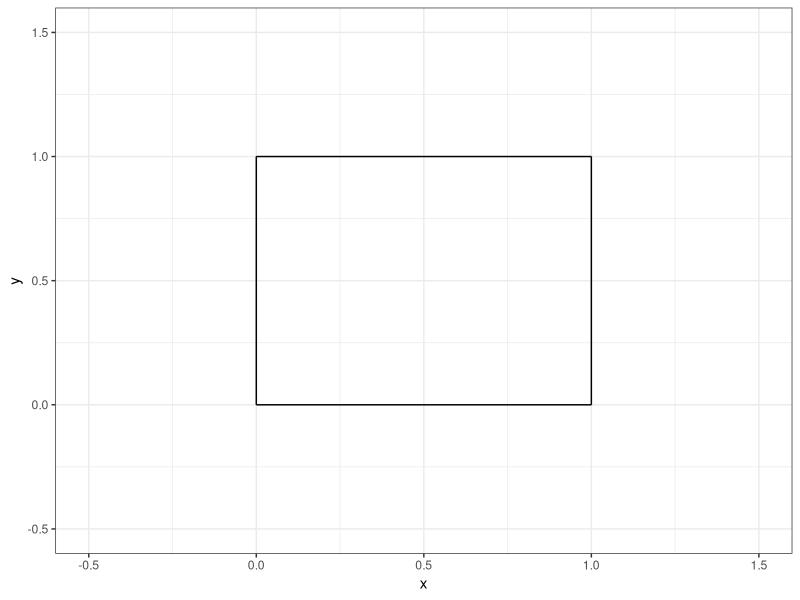
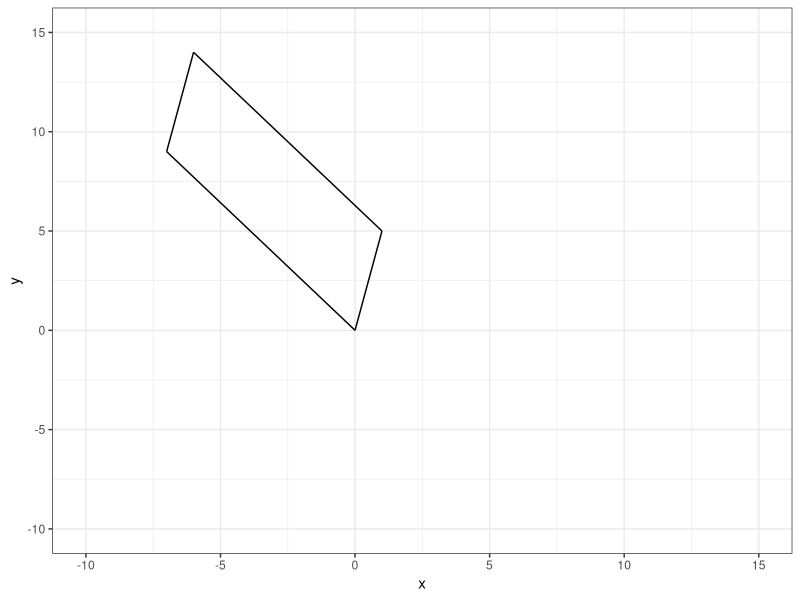
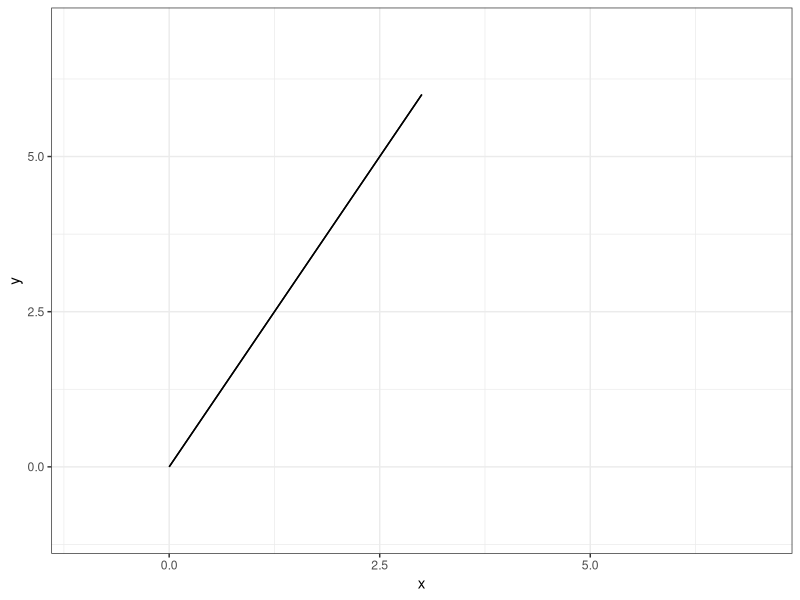
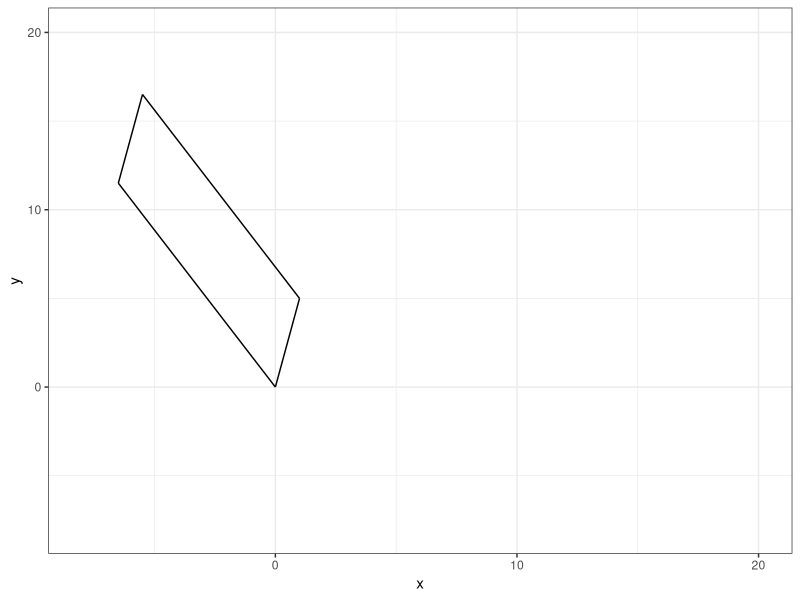
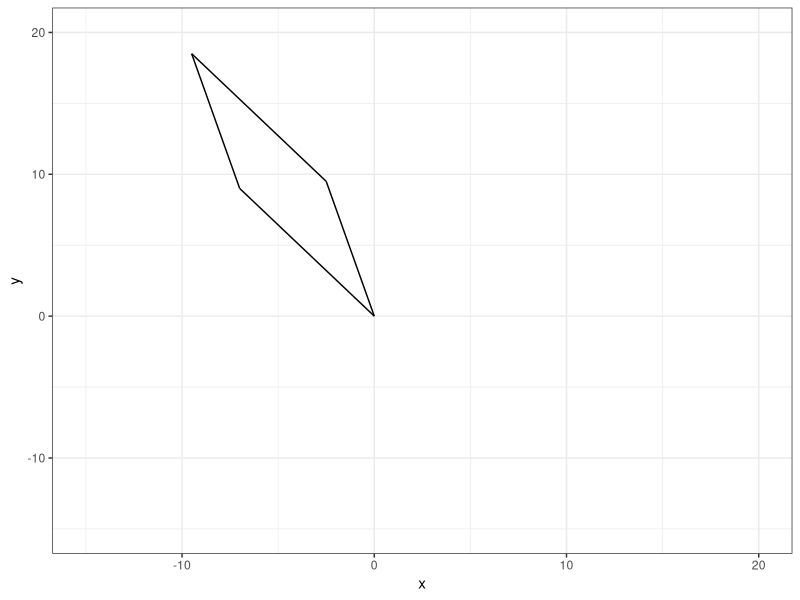
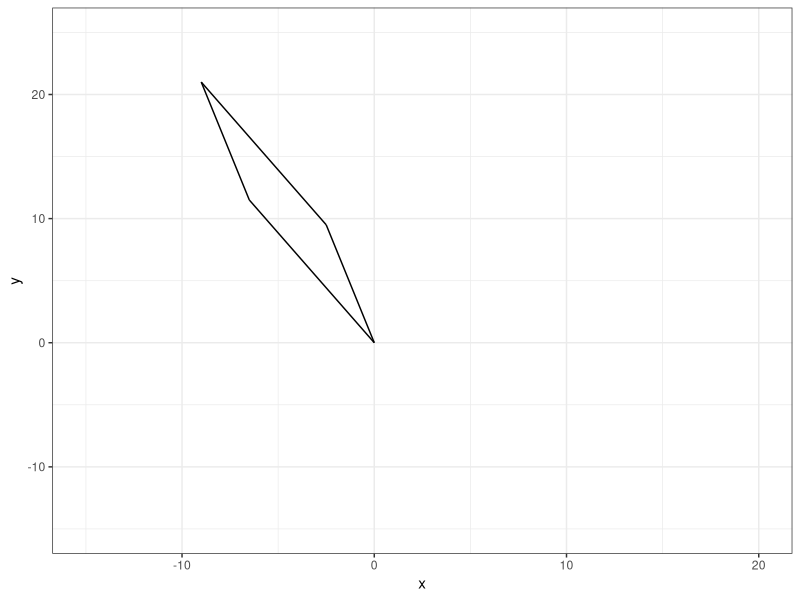

The R script that drew these images, in order:
## ---- chunk 1
#| echo: false

default_chunk_hook  <- knitr::knit_hooks$get("chunk")

latex_font_size <- c("Huge", "huge", "LARGE", "Large", 
                     "large", "normalsize", "small", 
                     "footnotesize", "scriptsize", "tiny")

knitr::knit_hooks$set(chunk = function(x, options) {
  x <- default_chunk_hook(x, options)
  if(options$size %in% latex_font_size) {
    paste0("\n \\", options$size, "\n\n", 
      x, 
      "\n\n \\normalsize"
    )
  } else {
    x
  }
})

## ---- chunk 2
#| label: load-packages
#| include: false
library(tidyverse)
## ---- chunk 3
#| label: fig-unitsquare
#| fig-cap: "The unit square."
#| fig-width: 3
#| fig-height: 3
#| scale: "80%"
#| fig-align: "center"
#| size: "scriptsize"
ggplot() +
  geom_segment(aes(x = 0, xend = 0,
                   y=0, yend = 1))+
  geom_segment(aes(x = 0, xend = 1,
                   y=1, yend = 1))+
  geom_segment(aes(x = 1, xend = 1,
                   y=0, yend = 1))+
  geom_segment(aes(x = 0, xend = 1,
                   y=0, yend = 0)) +
  theme_bw() + 
  xlim(-0.5, 1.5)+
  ylim(-0.5, 1.5)+
  labs(x = "x", 
       y = "y")
## ---- chunk 4
#| size: "scriptsize"
#| code-fold: FALSE
(M = diag(2))
## ---- chunk 5
#| size: "scriptsize"
#| code-fold: FALSE
(A = matrix(c(1,-7,5,9),2,2,T))
## ---- chunk 6
#| size: "scriptsize"
#| code-fold: FALSE
(T = A %*% M)
## ---- chunk 7
#| size: "scriptsize"
#| code-fold: FALSE
(basis_vector_1 = T[,1])
(basis_vector_2 = T[,2])
## ---- chunk 8
#| size: "scriptsize"
#| code-fold: FALSE
(p_0 = c(0,0))
(p_1 = basis_vector_1)
(p_2 = basis_vector_1 + basis_vector_2)
(p_3 = basis_vector_2)
## ---- chunk 9
#| label: fig-unitsquare-T
#| fig-cap: "The T square."
#| fig-width: 3
#| fig-height: 3
#| scale: "80%"
#| fig-align: "center"
#| size: "scriptsize"
ggplot() +
  geom_segment(aes(x = p_0[1], xend = p_1[1],
                   y= p_0[2], yend = p_1[2]))+
  geom_segment(aes(x = p_1[1], xend = p_2[1],
                   y= p_1[2], yend = p_2[2]))+
  geom_segment(aes(x = p_2[1], xend = p_3[1],
                   y= p_2[2], yend = p_3[2]))+
  geom_segment(aes(x = p_3[1], xend = p_0[1],
                   y= p_3[2], yend = p_0[2])) +
  theme_bw() + 
  xlim(-10, 15)+
  ylim(-10, 15)+
  labs(x = "x", 
       y = "y")
## ---- chunk 10
#| size: "scriptsize"
#| code-fold: FALSE
(determinant_A = det(A))
## ---- chunk 11
#| size: "scriptsize"
#| code-fold: FALSE
(A = matrix(c(1,2,2,4),2,2,T))
## ---- chunk 12
#| size: "scriptsize"
#| code-fold: FALSE
(T = A %*% M)
## ---- chunk 13
#| size: "scriptsize"
#| code-fold: FALSE
(basis_vector_1 = T[,1])
(basis_vector_2 = T[,2])
## ---- chunk 14
#| size: "scriptsize"
#| code-fold: FALSE
(p_0 = c(0,0))
(p_1 = basis_vector_1)
(p_2 = basis_vector_1 + basis_vector_2)
(p_3 = basis_vector_2)
## ---- chunk 15
#| label: fig-unitsquare-T-2
#| fig-cap: "The T-2 square."
#| fig-width: 3
#| fig-height: 3
#| scale: "80%"
#| fig-align: "center"
#| size: "scriptsize"
ggplot() +
  geom_segment(aes(x = p_0[1], xend = p_1[1],
                   y= p_0[2], yend = p_1[2]))+
  geom_segment(aes(x = p_1[1], xend = p_2[1],
                   y= p_1[2], yend = p_2[2]))+
  geom_segment(aes(x = p_2[1], xend = p_3[1],
                   y= p_2[2], yend = p_3[2]))+
  geom_segment(aes(x = p_3[1], xend = p_0[1],
                   y= p_3[2], yend = p_0[2])) +
  theme_bw() + 
  xlim(-1, 7)+
  ylim(-1, 7)+
  labs(x = "x", 
       y = "y")
## ---- chunk 16
#| size: "scriptsize"
#| code-fold: FALSE
(determinant_A = det(A))
## ---- chunk 17
#| size: "scriptsize"
#| code-fold: FALSE
(k = 0.5)
(M = matrix(c(1,k,0,1),2,2,T))
(A = matrix(c(1,-7,5,9),2,2,T))

(T = A %*% M)

(basis_vector_1 = T[,1])
(basis_vector_2 = T[,2])

(p_0 = c(0,0))
(p_1 = basis_vector_1)
(p_2 = basis_vector_1 + basis_vector_2)
(p_3 = basis_vector_2)
## ---- chunk 18
#| label: fig-unitsquare-T-3
#| fig-cap: "The T-3 square."
#| fig-width: 3
#| fig-height: 3
#| scale: "80%"
#| fig-align: "center"
#| size: "scriptsize"
ggplot() +
  geom_segment(aes(x = p_0[1], xend = p_1[1],
                   y= p_0[2], yend = p_1[2]))+
  geom_segment(aes(x = p_1[1], xend = p_2[1],
                   y= p_1[2], yend = p_2[2]))+
  geom_segment(aes(x = p_2[1], xend = p_3[1],
                   y= p_2[2], yend = p_3[2]))+
  geom_segment(aes(x = p_3[1], xend = p_0[1],
                   y= p_3[2], yend = p_0[2])) +
  theme_bw() + 
  xlim(-8, 20)+
  ylim(-8, 20)+
  labs(x = "x", 
       y = "y")
## ---- chunk 19
#| size: "scriptsize"
#| code-fold: FALSE
(determinant_A = det(A))
## ---- chunk 20
#| size: "scriptsize"
#| code-fold: FALSE
(k = 0.5)
(M = matrix(c(1,0,k,1),2,2,T))

(T = A %*% M)

(basis_vector_1 = T[,1])
(basis_vector_2 = T[,2])

(p_0 = c(0,0))
(p_1 = basis_vector_1)
(p_2 = basis_vector_1 + basis_vector_2)
(p_3 = basis_vector_2)
## ---- chunk 21
#| label: fig-unitsquare-T-4
#| fig-cap: "The T-4 square."
#| fig-width: 3
#| fig-height: 3
#| scale: "80%"
#| fig-align: "center"
#| size: "scriptsize"
ggplot() +
  geom_segment(aes(x = p_0[1], xend = p_1[1],
                   y= p_0[2], yend = p_1[2]))+
  geom_segment(aes(x = p_1[1], xend = p_2[1],
                   y= p_1[2], yend = p_2[2]))+
  geom_segment(aes(x = p_2[1], xend = p_3[1],
                   y= p_2[2], yend = p_3[2]))+
  geom_segment(aes(x = p_3[1], xend = p_0[1],
                   y= p_3[2], yend = p_0[2])) +
  theme_bw() + 
  xlim(-15, 20)+
  ylim(-15, 20)+
  labs(x = "x", 
       y = "y")
## ---- chunk 22
#| size: "scriptsize"
#| code-fold: FALSE
(determinant_A = det(A))
## ---- chunk 23
#| size: "scriptsize"
#| code-fold: FALSE
(k = 0.5)
(M = matrix(c(1,k,k,1),2,2,T))

(T = A %*% M)

(basis_vector_1 = T[,1])
(basis_vector_2 = T[,2])

(p_0 = c(0,0))
(p_1 = basis_vector_1)
(p_2 = basis_vector_1 + basis_vector_2)
(p_3 = basis_vector_2)
## ---- chunk 24
#| label: fig-unitsquare-T-5
#| fig-cap: "The T-5 square."
#| fig-width: 3
#| fig-height: 3
#| scale: "80%"
#| fig-align: "center"
#| size: "scriptsize"
ggplot() +
  geom_segment(aes(x = p_0[1], xend = p_1[1],
                   y= p_0[2], yend = p_1[2]))+
  geom_segment(aes(x = p_1[1], xend = p_2[1],
                   y= p_1[2], yend = p_2[2]))+
  geom_segment(aes(x = p_2[1], xend = p_3[1],
                   y= p_2[2], yend = p_3[2]))+
  geom_segment(aes(x = p_3[1], xend = p_0[1],
                   y= p_3[2], yend = p_0[2])) +
  theme_bw() + 
  xlim(-15, 20)+
  ylim(-15, 25)+
  labs(x = "x", 
       y = "y")
## ---- chunk 25
#| size: "scriptsize"
#| code-fold: FALSE
(determinant_A = det(A))
